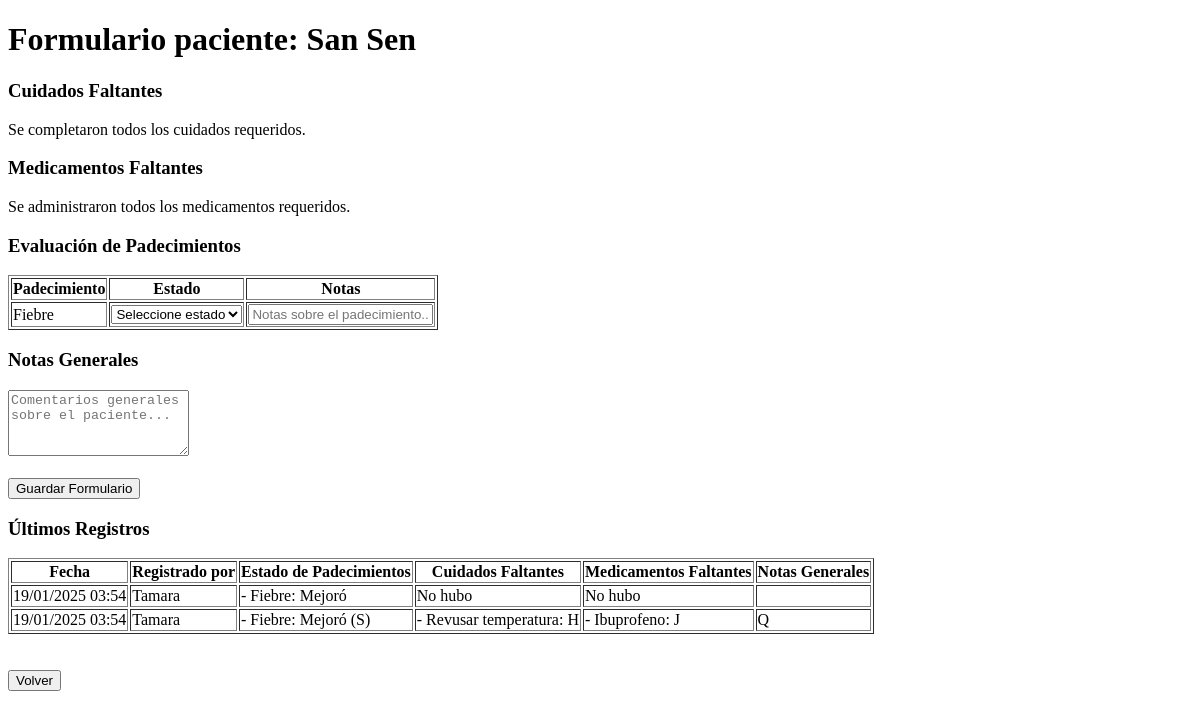
Before: /enfermeria/formulario-paciente/3/ (signed in) with the older database file.
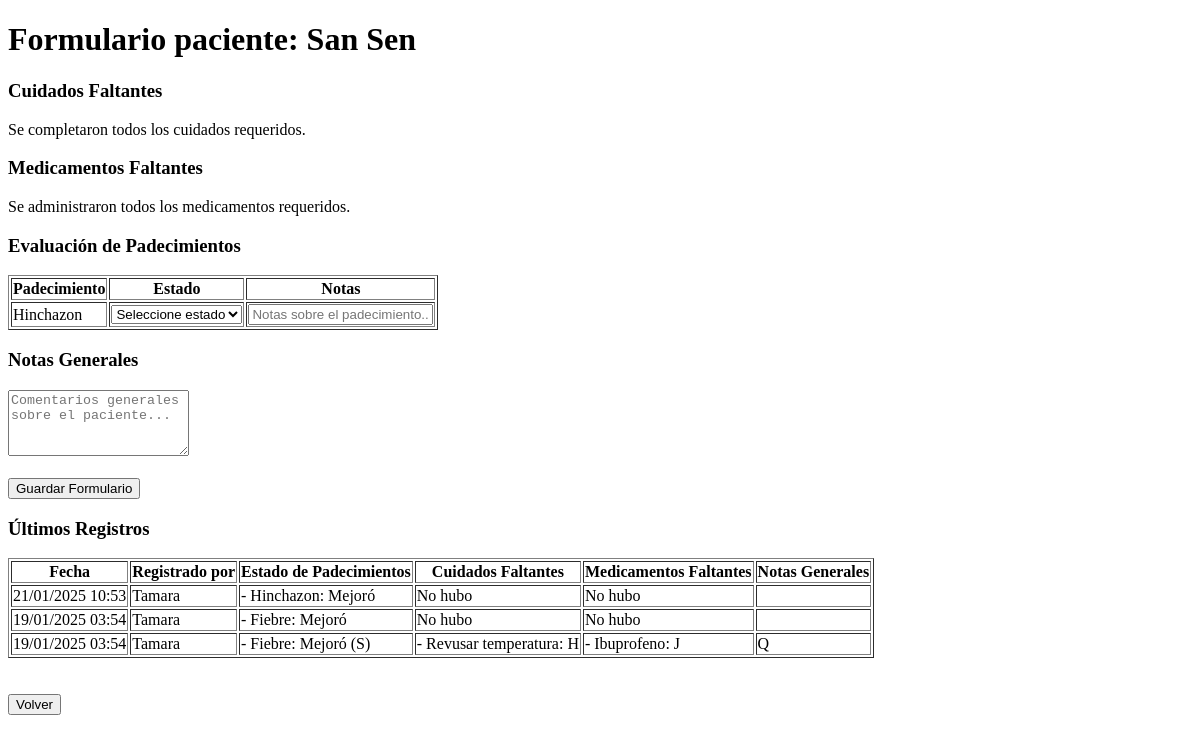
After: the same page with the newer database file.
### usuarioDoctor/models.py (models this page shows, shortened)
class RecetaPadecimiento(models.Model):
    receta = models.ForeignKey(Receta, on_delete=models.CASCADE, related_name='padecimientos')
    padecimiento = models.ForeignKey(Padecimiento, on_delete=models.PROTECT)
    nivel_gravedad = models.IntegerField(choices=Diagnostico.NIVELES_GRAVEDAD)

class Padecimiento(models.Model):
    nombre = models.CharField(max_length=200)
    descripcion = models.TextField(null=True, blank=True)
    activo = models.BooleanField(default=True)  # Para poder desactivar padecimientos sin eliminarlos
    class Meta:
        ordering = ['nombre']  # Para que aparezcan ordenados alfabéticamente

class RecetaCuidado(models.Model):
    receta = models.ForeignKey(Receta, on_delete=models.CASCADE, related_name='cuidados')
    cuidado = models.ForeignKey(Cuidado, on_delete=models.PROTECT)
    completado = models.BooleanField(default=False)
    fecha_completado = models.DateTimeField(null=True, blank=True)
    completado_por = models.ForeignKey(
        'login.Usuarios',
        null=True,
        blank=True,
        on_delete=models.SET_NULL,
        limit_choices_to={'tipoUsuario': 'EN'}
    )

class Cuidado(models.Model):
    nombre = models.CharField(max_length=200)
    class Meta:
        verbose_name = 'Cuidado'
        verbose_name_plural = 'Cuidados'

class DetalleReceta(models.Model):
    UNIDADES_MEDIDA = [
        ('TAB', 'Tabletas'),
        ('ML', 'Mililitros'),
        ('MG', 'Miligramos'),
        ('CAP', 'Cápsulas'),
        ('GOT', 'Gotas'),
        ('AMP', 'Ampolletas'),
    ]
    receta = models.ForeignKey(Receta, on_delete=models.CASCADE, related_name='detalles')
    medicamento = models.ForeignKey('usuarioJefa.Medicamento', on_delete=models.PROTECT)
    cantidad_por_toma = models.DecimalField(max_digits=5, decimal_places=2)
    unidad_medida = models.CharField(max_length=3, choices=UNIDADES_MEDIDA)
    frecuencia_horas = models.PositiveIntegerField(help_text="Cada cuántas horas")
    dias_tratamiento = models.PositiveIntegerField()
    instrucciones = models.TextField()
    descripcion_opcional = models.TextField(blank=True)
    hay_existencia = models.BooleanField(default=True)

### usuarioEnfermeria/models.py (models this page shows)
class FormularioSeguimiento(models.Model):
    ESTADO_PADECIMIENTO = [
        ('M', 'Mejoró'),
        ('E', 'Empeoró'),
        ('S', 'Sin cambios')
    ]
    paciente = models.ForeignKey('usuarioJefa.Paciente', on_delete=models.CASCADE)
    enfermero = models.ForeignKey(
        Usuarios,
        on_delete=models.PROTECT,
        limit_choices_to={'tipoUsuario__in': ['EN', 'JP']}
    )
    fecha_registro = models.DateTimeField(auto_now_add=True)
    notas_generales = models.TextField(blank=True)
    numero_ingreso = models.PositiveIntegerField(default=1)
    class Meta:
        ordering = ['-fecha_registro']

class EvaluacionPadecimiento(models.Model):
    formulario = models.ForeignKey(FormularioSeguimiento, on_delete=models.CASCADE)
    padecimiento = models.ForeignKey(RecetaPadecimiento, on_delete=models.CASCADE)
    estado = models.CharField(max_length=1, choices=FormularioSeguimiento.ESTADO_PADECIMIENTO)
    notas = models.TextField(blank=True)

class CuidadoFaltante(models.Model):
    formulario = models.ForeignKey(FormularioSeguimiento, on_delete=models.CASCADE)
    cuidado = models.ForeignKey('usuarioDoctor.RecetaCuidado', on_delete=models.CASCADE)
    motivo = models.TextField()
    fecha_reportado = models.DateTimeField(auto_now_add=True)

class MedicamentoFaltante(models.Model):
    formulario = models.ForeignKey(FormularioSeguimiento, on_delete=models.CASCADE)
    medicamento = models.ForeignKey('usuarioDoctor.DetalleReceta', on_delete=models.CASCADE)
    motivo = models.TextField()
    fecha_reportado = models.DateTimeField(auto_now_add=True)

### login/models.py (models this page shows)
class Usuarios(AbstractUser):
    jefaPiso = 'JP'
    enfermeria = 'EN'
    doctor = 'DR'
    cocina = 'CO'
    rolesUsuario = [
        (jefaPiso, 'Jefa de Piso'),
        (enfermeria, 'Enfermería'),
        (doctor, 'Doctor'),
        (cocina, 'Cocina'),
    ]
    tipoUsuario = models.CharField(max_length=2, choices=rolesUsuario, default=enfermeria)
    apellidos = models.CharField(max_length=150)
    edad = models.IntegerField(default=18)
    fechaNacimiento = models.DateField(null=True, blank=True)
    areaEspecialidad = models.ForeignKey(AreaEspecialidad, on_delete=models.SET_NULL, null=True)
    fortalezas = models.ManyToManyField(Fortaleza)
    estaActivo = models.BooleanField(default=True)
    fechaRegistro = models.DateTimeField(default=timezone.now)
    fechaEliminacion = models.DateTimeField(null=True, blank=True)
    cedula = models.CharField(max_length=20, blank=True, null=True)
    telefono = models.CharField(max_length=15, blank=True, null=True)
    direccion = models.TextField(blank=True, null=True)
    primerIngreso = models.BooleanField(default=True)

### usuarioJefa/models.py (models this page shows, shortened)
class Medicamento(models.Model):
    nombre = models.CharField(max_length=200)
    gramaje = models.CharField(max_length=50)
    compuestos = models.ManyToManyField(Compuesto)
    cantidad_disponible = models.IntegerField(default=0)
    fecha_actualizacion = models.DateTimeField(auto_now=True)
    class Meta:
        verbose_name = 'Medicamento'
        verbose_name_plural = 'Medicamentos'

### usuarioEnfermeria/views.py (the view, shortened to what this page needs)
@login_required
def formulario_paciente(request, paciente_id):
    if request.user.tipoUsuario not in ['EN', 'JP']:
        messages.error(request, 'No tienes permiso para acceder a esta sección')
        return redirect('login')
    paciente = get_object_or_404(Paciente, id=paciente_id)
    receta_actual = Receta.objects.filter(
        paciente=paciente,
        activa=True
    ).select_related('diagnostico').first()
    ultimo_registro = SeguimientoCuidados.objects.filter(
        paciente=paciente
    ).order_by('-fecha_registro').first()
    cuidados_no_realizados = []
    medicamentos_no_administrados = []
    if receta_actual and ultimo_registro:
        cuidados_realizados_ids = ultimo_registro.registrocuidado_set.filter(
            completado=True
        ).values_list('cuidado_id', flat=True)
        cuidados_no_realizados = RecetaCuidado.objects.filter(
            receta=receta_actual
        ).exclude(
            id__in=cuidados_realizados_ids
        ).select_related('cuidado')
        medicamentos_administrados_ids = ultimo_registro.registromedicamento_set.filter(
            administrado=True
        ).values_list('medicamento_id', flat=True)
        medicamentos_no_administrados = DetalleReceta.objects.filter(
            receta=receta_actual
        ).exclude(
            id__in=medicamentos_administrados_ids
        ).select_related('medicamento')
    context = {
        'paciente': paciente,
        'receta': receta_actual,
        'padecimientos': RecetaPadecimiento.objects.filter(receta=receta_actual).select_related('padecimiento') if receta_actual else None,
        'cuidados_no_realizados': cuidados_no_realizados,
        'medicamentos_no_administrados': medicamentos_no_administrados,
        'estados_padecimiento': FormularioSeguimiento.ESTADO_PADECIMIENTO,
        'registros_recientes': FormularioSeguimiento.objects.filter(
            paciente=paciente
        ).select_related(
            'enfermero'
        ).prefetch_related(
            'evaluacionpadecimiento_set__padecimiento__padecimiento',
            'cuidadofaltante_set__cuidado__cuidado',
            'medicamentofaltante_set__medicamento__medicamento'
        ).order_by('-fecha_registro')[:5]
    }
    return render(request, 'usuarioEnfermeria/formulario_paciente.html', context)

### usuarioEnfermeria/templates/usuarioEnfermeria/formulario_paciente.html (shortened to what the changed rows need)
<!DOCTYPE html>
<html lang="es">
<head>
</head>
<body>
    <h1>Formulario paciente: {{ paciente.nombres }} {{ paciente.apellidos }}</h1>
    {% if receta %}
    <form method="POST" action="{% url 'enfermeria:formulario_paciente' paciente.id %}">
        <table border="1">
            <tr>
                <th>Padecimiento</th>
                <th>Estado</th>
                <th>Notas</th>
            </tr>
            {% for padecimiento in padecimientos %}
            <tr>
                <td>{{ padecimiento.padecimiento.nombre }}</td>
                <td>
                    <select name="estado_padecimiento_{{ padecimiento.id }}" required>
                        <option value="">Seleccione estado</option>
                    </select>
                </td>
                <td>
                    <input type="text"
                           name="notas_padecimiento_{{ padecimiento.id }}"
                           placeholder="Notas sobre el padecimiento...">
                </td>
            </tr>
            {% endfor %}
        </table>
        <br><br>
    </form>
    {% if registros_recientes %}
    <div>
        <table border="1">
            <tr>
                <th>Fecha</th>
                <th>Registrado por</th>
                <th>Estado de Padecimientos</th>
                <th>Cuidados Faltantes</th>
                <th>Medicamentos Faltantes</th>
                <th>Notas Generales</th>
            </tr>
            {% for registro in registros_recientes %}
            <tr>
                <td>{{ registro.fecha_registro|date:"d/m/Y H:i" }}</td>
                <td>{{ registro.enfermero.get_full_name }}</td>
                <td>
                    {% for evaluacion in registro.evaluacionpadecimiento_set.all %}
                        - {{ evaluacion.padecimiento.padecimiento.nombre }}:
                        {{ evaluacion.get_estado_display }}
                        {% if evaluacion.notas %}
                            ({{ evaluacion.notas }})
                        {% endif %}
                        <br>
                    {% endfor %}
                </td>
                <td>
                    {% for faltante in registro.cuidadofaltante_set.all %}
                        {% if faltante.cuidado %}
                            - {{ faltante.cuidado.cuidado.nombre }}:
                            {{ faltante.motivo }}
                            <br>
                        {% endif %}
                    {% empty %}
                        No hubo
                    {% endfor %}
                </td>
                <td>
                    {% for faltante in registro.medicamentofaltante_set.all %}
                        - {{ faltante.medicamento.medicamento.nombre }}:
                        {{ faltante.motivo }}
                        <br>
                    {% empty %}
                        No hubo
                    {% endfor %}
                </td>
                <td>{{ registro.notas_generales }}</td>
            </tr>
            {% endfor %}
        </table>
    </div>
    {% endif %}
    {% else %}
    <p>No hay una receta activa para este paciente.</p>
    {% endif %}
    <br><br>
</body>
</html>

Changed rows visible on the page:
no longer on this page (row unchanged): RecetaPadecimiento: padecimiento.nombre "Fiebre"
added RecetaPadecimiento: padecimiento.nombre "Hinchazon"
added FormularioSeguimiento: fecha_registro "21/01/2025 10:53", enfermero.get_full_name "Tamara"
added EvaluacionPadecimiento: padecimiento.padecimiento.nombre "Hinchazon", estado "Mejoró", shown under "21/01/2025 10:53"
